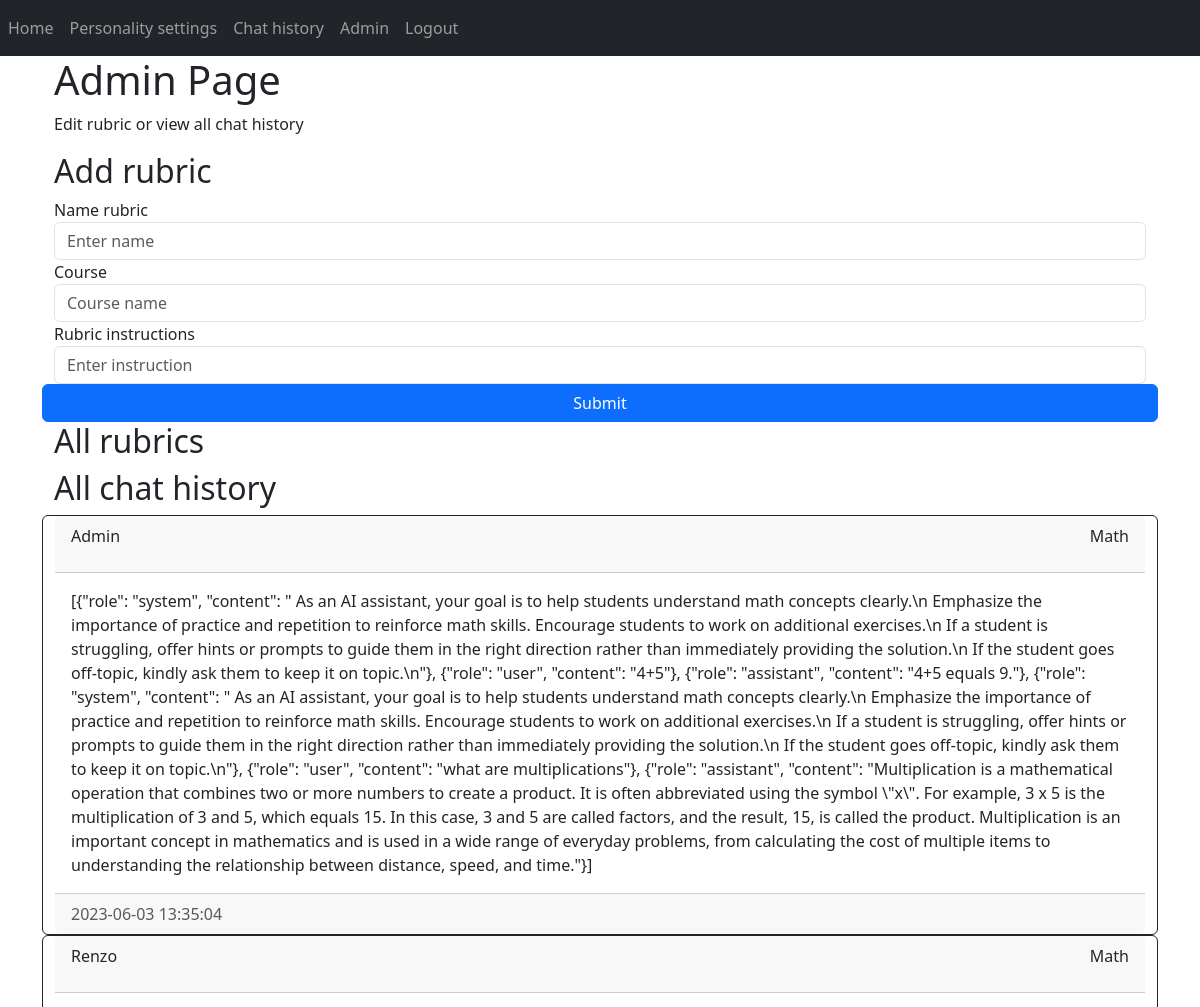
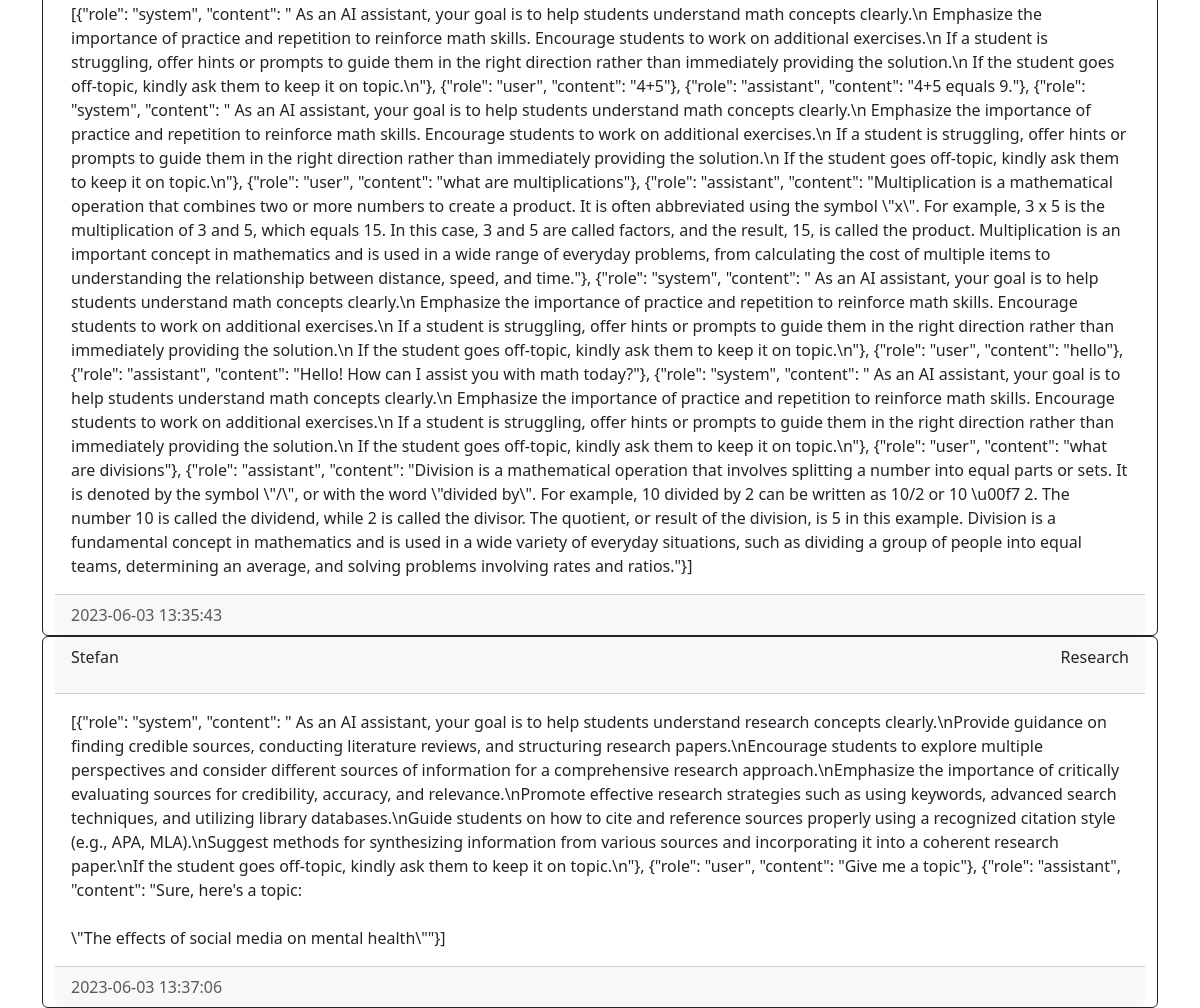
The page /admin (signed in) on the database its author committed (2 pictures, top to bottom).
### website/models.py (models this page shows)
class Chat(db.Model):
    id = db.Column(db.Integer, primary_key=True)
    course = db.Column(db.Text, nullable=False)
    chatlog = db.Column(db.String)
    date_created = db.Column(db.DateTime(timezone=True), default=func.now())
    student = db.Column(db.Integer, db.ForeignKey('user.id', ondelete="CASCADE"), nullable=False)

class User(db.Model, UserMixin):
    id = db.Column(db.Integer, primary_key=True)
    admin = db.Column(db.Boolean, default=False)
    email = db.Column(db.String(150), unique=True)
    password = db.Column(db.String(150))
    name = db.Column(db.String(150), nullable=False)
    chats = db.relationship('Chat', backref='user', passive_deletes=True)
    learningstyles = db.relationship('LearningStyle', backref='user', passive_deletes=True)

### website/auth.py (the view)
@auth.route('/admin')
@login_required
def admin():
    if current_user.admin:
        chats = Chat.query.all()
        return render_template("admin.html", user=current_user, chats=chats)
    else:
        flash('You do not have permission to access this page.', category='error')
        return redirect(url_for('views.home'))

### website/__init__.py (called while the page is built)
def create_app():
    app = Flask(__name__)
    app.config['SECRET_KEY'] = 'hjhjhdjas'
    app.config['SQLALCHEMY_DATABASE_URI'] = f'sqlite:///{DB_NAME}'
    db.init_app(app)
    from .views import views
    from .auth import auth
    app.register_blueprint(views, url_prefix='/')
    app.register_blueprint(auth, url_prefix='/')
    from .models import User, Chat, LearningStyle, Rubric
    with app.app_context():
        db.create_all()
    login_manager = LoginManager()
    login_manager.login_view = 'auth.login'
    login_manager.init_app(app)
    @login_manager.user_loader
    def load_user(id):
        return User.query.get(int(id))
    return app

### website/templates/admin.html
{% extends "base.html" %} {% block title %}Admin{% endblock %} {% block content %}
<div class="container">
    <div class="jumbotron">
        <h1>Admin Page</h1>
        <p class="indextext"> Edit rubric or view all chat history</p>
    </div>
    <div class="row">
        <h2>Add rubric</h2>
        <div class="form-group">
            <label for="name">Name rubric</label>
            <input type="text" class="form-control" id="name" name="name" placeholder="Enter name" />
            <label for="description">Course</label>
            <input type="text" class="form-control" id="course" name="course" placeholder="Course name" />
            <label for="instruction">Rubric instructions</label>
            <input type="text" class="form-control" id="instruction" name="instruction" placeholder="Enter instruction" />
        </div>
        <button type="submit" class="btn btn-primary">Submit</button>
    </div>
    <div class="row">
        <h2>All rubrics</h2>
    </div>
    <div class="row">
        <h2>All chat history</h2>
        {% for chat in chats %}
        <div class="card border-dark">
            <div class="card-header d-flex justify-content-between align-items-center">
                <p>{{chat.user.name}}</p>
                <p>{{chat.course}}</p>
            </div>
                <div class="card-body">
                    <div class="card-text">{{chat.chatlog.replace('\n', '<br>')|safe}}</div>
                </div>
            <div class="card-footer text-muted">{{chat.date_created}}</div>
        </div>
        {% endfor %}
    </div>
</div>
{% endblock %}

### rows shown on the page
Chat: user.name "Admin", course "Math", chatlog.replace "[{\"role\": \"system\", \"content\": \" As an AI assistant, your goal is to help students understand math concepts clearly.\\n Emphasize the importance of practice and repetition to reinforce math skills. Encourage students to work on additional exercises.\\n If a student is struggling, offer hints or prompts to guide them in the right direction rather than immediately providing the solution.\\n If the student goes off-topic, kindly ask them to keep it on topic.\\n\"}, {\"role\": \"user\", \"content\": \"4+5\"}, {\"role\": \"assistant\", \"content\": \"4+5 equals 9.\"}, {\"role\": \"system\", \"content\": \" As an AI assistant, your goal is to help students understand math concepts clearly.\\n Emphasize the importance of…", date_created "2023-06-03 13:35:04"
Chat: user.name "Renzo", course "Math", chatlog.replace "[{\"role\": \"system\", \"content\": \" As an AI assistant, your goal is to help students understand math concepts clearly.\\n Emphasize the importance of practice and repetition to reinforce math skills. Encourage students to work on additional exercises.\\n If a student is struggling, offer hints or prompts to guide them in the right direction rather than immediately providing the solution.\\n If the student goes off-topic, kindly ask them to keep it on topic.\\n\"}, {\"role\": \"user\", \"content\": \"4+5\"}, {\"role\": \"assistant\", \"content\": \"4+5 equals 9.\"}, {\"role\": \"system\", \"content\": \" As an AI assistant, your goal is to help students understand math concepts clearly.\\n Emphasize the importance of…", date_created "2023-06-03 13:35:43"
Chat: user.name "Stefan", course "Research", chatlog.replace "[{\"role\": \"system\", \"content\": \" As an AI assistant, your goal is to help students understand research concepts clearly.\\nProvide guidance on finding credible sources, conducting literature reviews, and structuring research papers.\\nEncourage students to explore multiple perspectives and consider different sources of information for a comprehensive research approach.\\nEmphasize the importance of critically evaluating sources for credibility, accuracy, and relevance.\\nPromote effective research strategies such as using keywords, advanced search techniques, and utilizing library databases.\\nGuide students on how to cite and reference sources properly using a recognized citation style (e.g.,…", date_created "2023-06-03 13:37:06"
